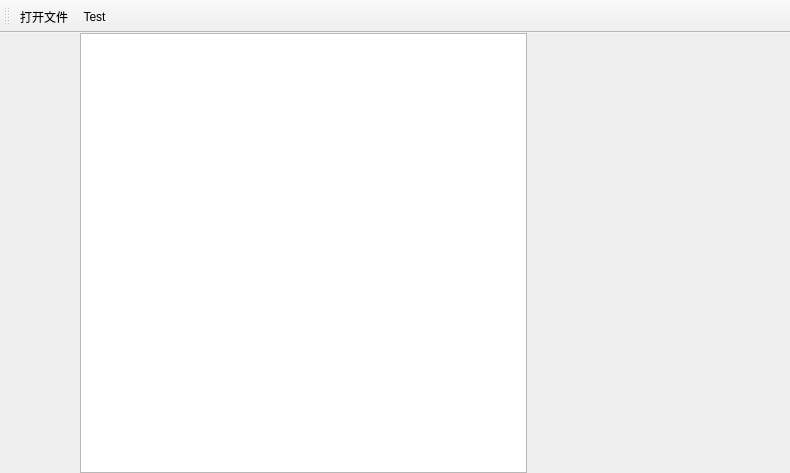
<?xml version="1.0" encoding="UTF-8"?>
<ui version="4.0">
 <class>PaciMainWindow</class>
 <widget class="QMainWindow" name="PaciMainWindow">
  <property name="geometry">
   <rect>
    <x>0</x>
    <y>0</y>
    <width>790</width>
    <height>473</height>
   </rect>
  </property>
  <property name="unifiedTitleAndToolBarOnMac">
   <bool>true</bool>
  </property>
  <widget class="QWidget" name="centralWidget">
   <layout class="QHBoxLayout" name="horizontalLayout">
    <property name="spacing">
     <number>0</number>
    </property>
    <property name="leftMargin">
     <number>0</number>
    </property>
    <property name="topMargin">
     <number>0</number>
    </property>
    <property name="rightMargin">
     <number>0</number>
    </property>
    <property name="bottomMargin">
     <number>0</number>
    </property>
    <item>
     <widget class="TrackSideBar" name="trackSideBar" native="true">
      <property name="minimumSize">
       <size>
        <width>80</width>
        <height>0</height>
       </size>
      </property>
     </widget>
    </item>
    <item>
     <widget class="QSplitter" name="splitter">
      <property name="orientation">
       <enum>Qt::Horizontal</enum>
      </property>
      <property name="handleWidth">
       <number>1</number>
      </property>
      <widget class="QTableView" name="tableView"/>
      <widget class="QWidget" name="widget_2" native="true">
       <property name="minimumSize">
        <size>
         <width>150</width>
         <height>0</height>
        </size>
       </property>
       <widget class="TimecodeClock" name="widget_3" native="true">
        <property name="geometry">
         <rect>
          <x>20</x>
          <y>20</y>
          <width>221</width>
          <height>21</height>
         </rect>
        </property>
       </widget>
      </widget>
     </widget>
    </item>
   </layout>
  </widget>
  <widget class="QMenuBar" name="menuBar">
   <property name="geometry">
    <rect>
     <x>0</x>
     <y>0</y>
     <width>790</width>
     <height>22</height>
    </rect>
   </property>
  </widget>
  <widget class="QToolBar" name="mainToolBar">
   <attribute name="toolBarArea">
    <enum>TopToolBarArea</enum>
   </attribute>
   <attribute name="toolBarBreak">
    <bool>false</bool>
   </attribute>
   <addaction name="actionOpen"/>
   <addaction name="actionTest"/>
  </widget>
  <action name="actionTest">
   <property name="text">
    <string>Test</string>
   </property>
  </action>
  <action name="actionOpen">
   <property name="text">
    <string>打开文件</string>
   </property>
  </action>
 </widget>
 <layoutdefault spacing="6" margin="11"/>
 <customwidgets>
  <customwidget>
   <class>TimecodeClock</class>
   <extends>QWidget</extends>
   <header>timecodeclock.h</header>
   <container>1</container>
  </customwidget>
  <customwidget>
   <class>TrackSideBar</class>
   <extends>QWidget</extends>
   <header>widgets/tracksidebar.h</header>
   <container>1</container>
  </customwidget>
 </customwidgets>
 <resources/>
 <connections/>
</ui>
